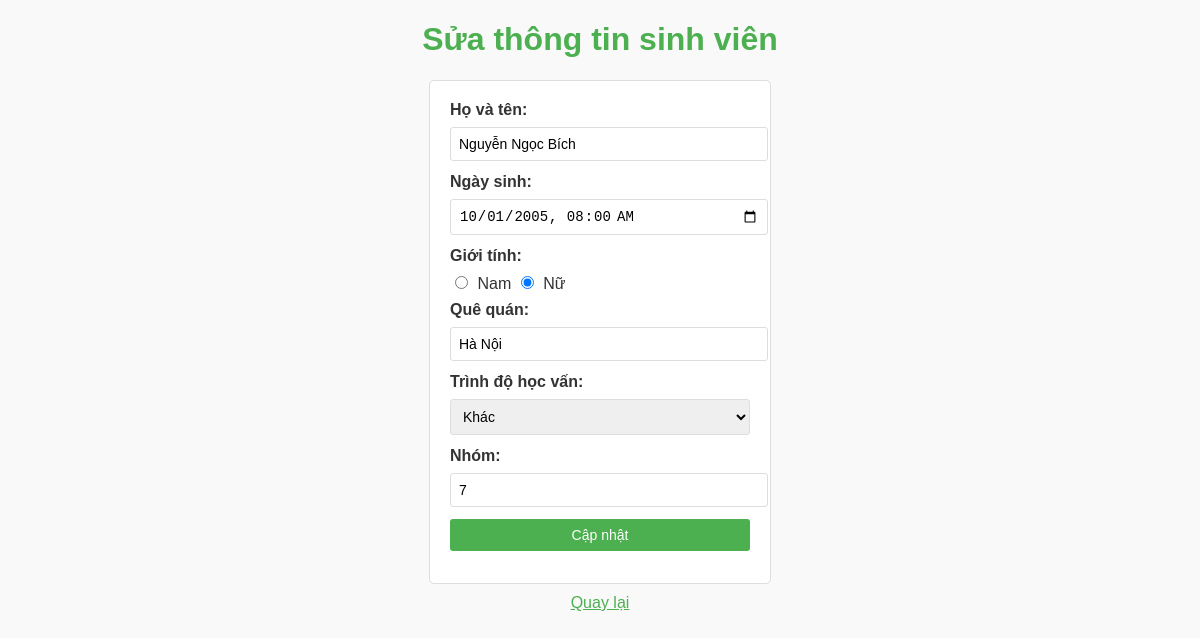
The page /edit.php?id=3 on the database its author committed.
### tables this page shows
CREATE TABLE `table_students` (
  `id` int(100) NOT NULL,
  `full_name` varchar(100) NOT NULL,
  `dob` datetime NOT NULL,
  `gender` int(5) NOT NULL,
  `hometown` varchar(100) NOT NULL,
  `level_id` int(10) NOT NULL,
  `group_id` int(50) NOT NULL
);

### edit.php (the view, shortened to what this page needs)
<?php
include('db_connection.php');
$id = $_GET['id'];
$sql = "SELECT * FROM table_Students WHERE id=$id";
$result = $conn->query($sql);
$row = $result->fetch_assoc();
?>
<!DOCTYPE html>
<html lang="vi">
<head>
</head>
<body>
    <h1>Sửa thông tin sinh viên</h1>
    <form method="POST">
        <label>Họ và tên:</label>
        <input type="text" name="full_name" value="<?php echo $row['full_name']; ?>" required><br>
        <label>Ngày sinh:</label>
        <input type="datetime-local" name="dob" value="<?php echo date('Y-m-d\TH:i', strtotime($row['dob'])); ?>" required><br>
        <label>Giới tính:</label>
        <input type="radio" name="gender" value="1" <?php echo ($row['gender'] == 1) ? 'checked' : ''; ?> required> Nam
        <input type="radio" name="gender" value="0" <?php echo ($row['gender'] == 0) ? 'checked' : ''; ?> required> Nữ<br>
        <label>Quê quán:</label>
        <input type="text" name="hometown" value="<?php echo $row['hometown']; ?>" required><br>
        <label>Trình độ học vấn:</label>
        <select name="level_id" required>
            <option value="3" <?php echo ($row['level_id'] == 3) ? 'selected' : ''; ?>>Khác</option>
        </select><br>
        <label>Nhóm:</label>
        <input type="number" name="group_id" value="<?php echo $row['group_id']; ?>" required><br>
        <button type="submit">Cập nhật</button>
    </form>
    <a href="index.php">Quay lại</a>
</body>
</html>

### edit.php (style rules this page uses)
body { font-family: Arial, sans-serif; margin: 20px; background-color: #f9f9f9; color: #333; }
h1 { text-align: center; color: #4CAF50; }
form { width: 300px; margin: auto; padding: 20px; background-color: white; border: 1px solid #ddd; border-radius: 5px; }
label { display: block; margin-bottom: 8px; font-weight: bold; }
input, select, button { width: 100%; padding: 8px; margin-bottom: 12px; border: 1px solid #ddd; border-radius: 3px; font-size: 14px; }
input[type="radio"] { width: auto; margin-right: 5px; }
button { background-color: #4CAF50; color: white; border: none; cursor: pointer; }
a { display: block; text-align: center; margin-top: 10px; color: #4CAF50; }

### rows shown on the page
table_students: full_name "Nguyễn Ngọc Bích", dob "10/01/2005 08:00", gender "☑", hometown "Hà Nội", level_id "Khác", group_id "7"
